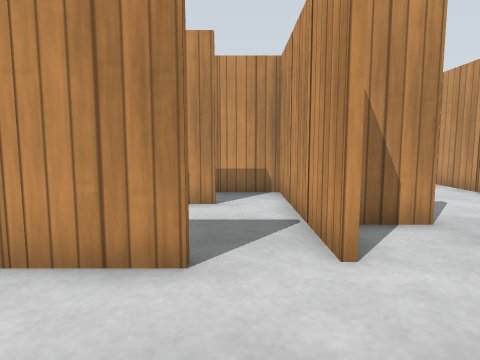
view 1 (above)

24 first-person views from a walk through a world built for the Gazebo simulator. The camera is 0.68 m above the floor, tilts 6° down and sees 75° across. The floor is counted in squares, 0.5 m on a side. Each view is taken from the middle of a square. On the plan, view 1 faces up. The plan holds only what a view shows up to about 14 squares ahead; the rest is blank. Simple patterns stand in for the simulator's built-in surfaces.

view 2
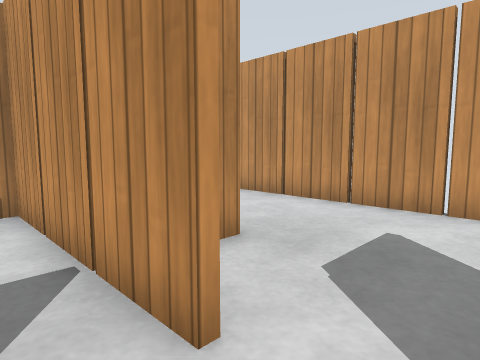

view 3
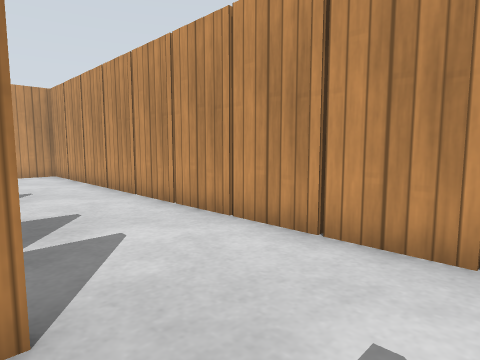

view 4
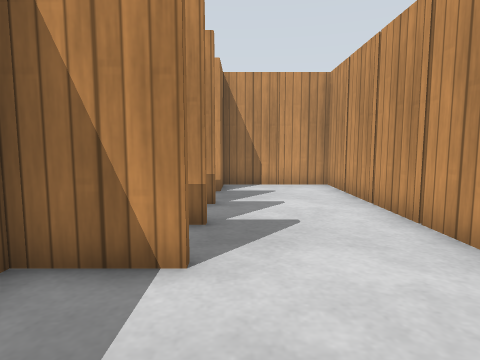

view 5
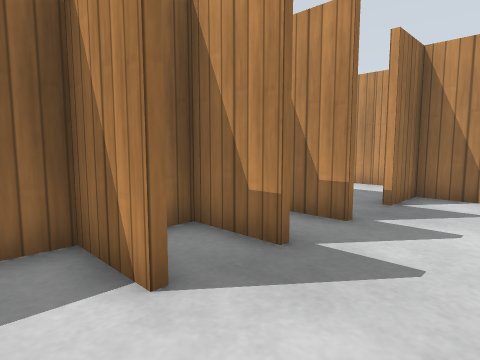

view 6
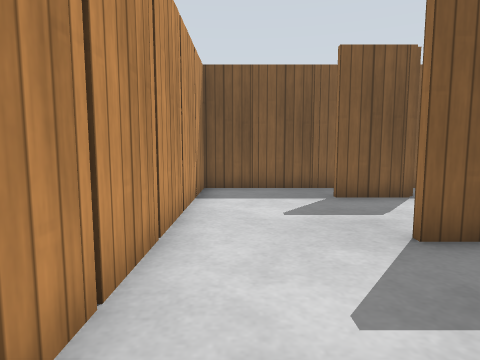

view 7
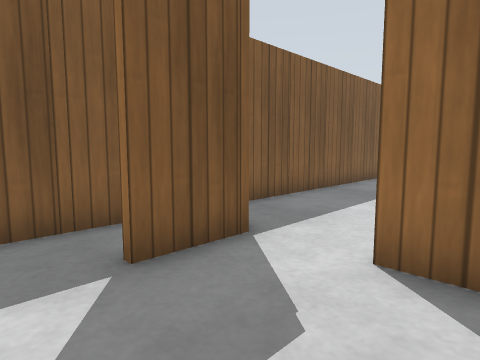

view 8
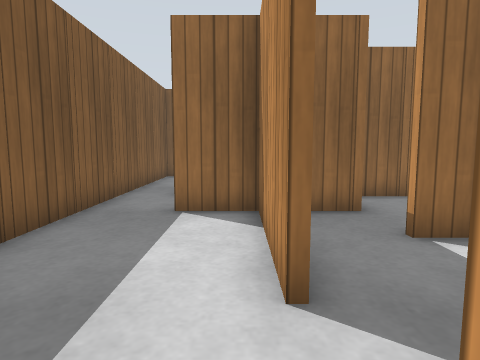

view 9
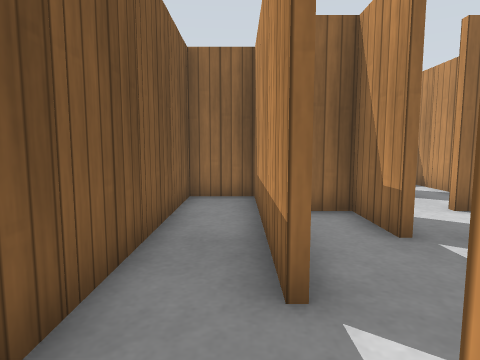

view 10
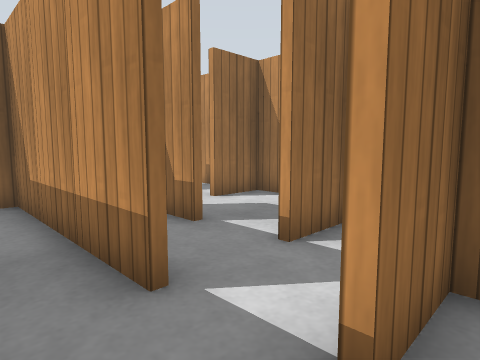

view 11
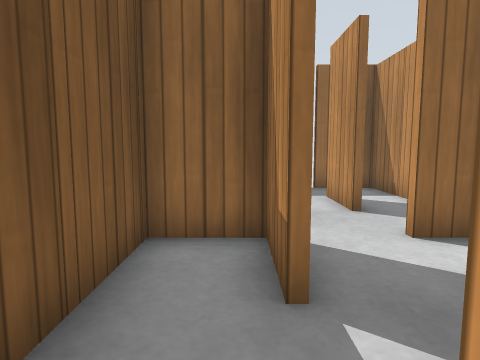

view 12
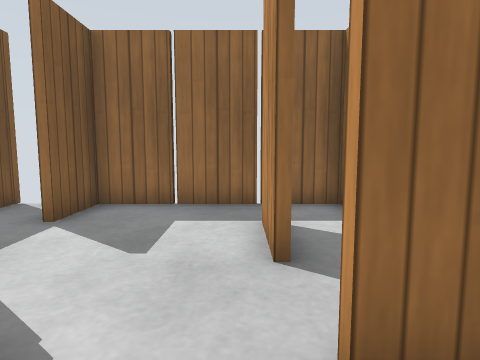

view 13
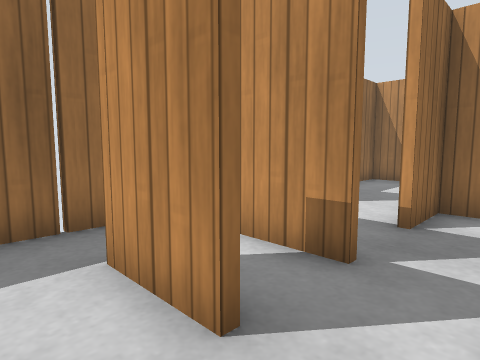

view 14
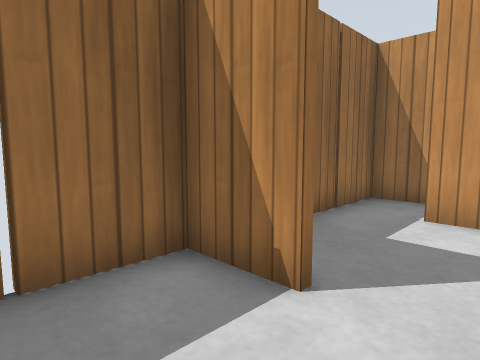

view 15
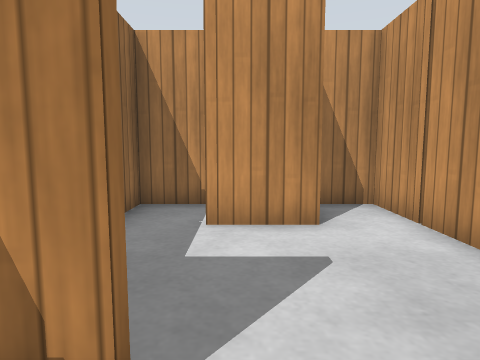

view 16
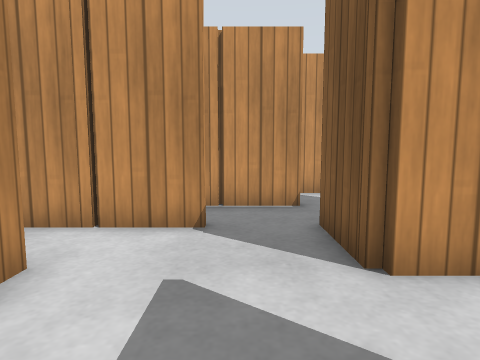

view 17
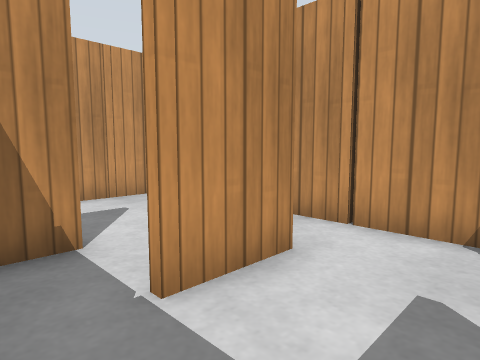

view 18
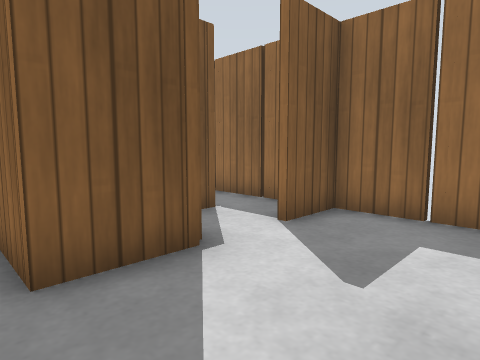

view 19
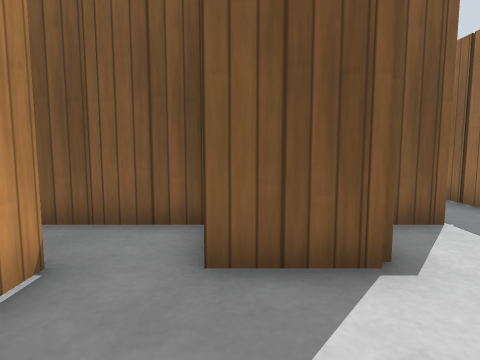

view 20
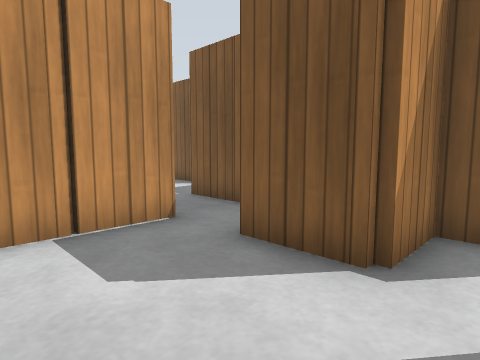

view 21
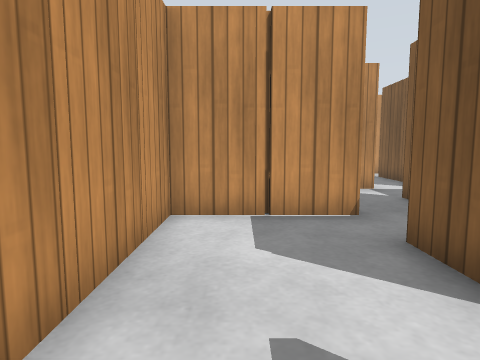

view 22
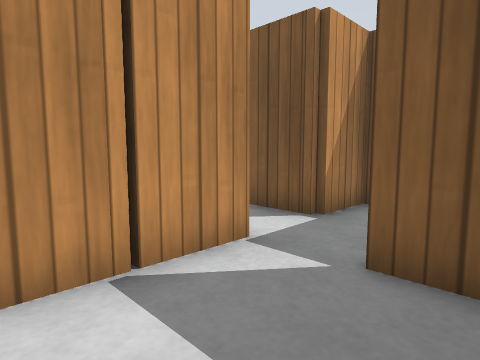

view 23
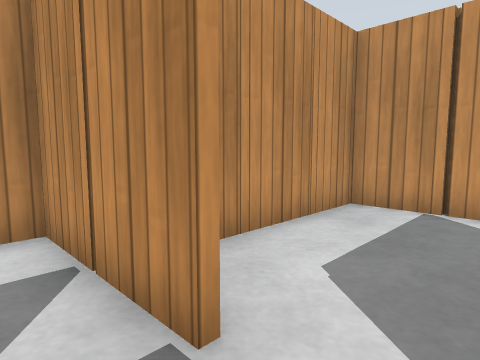

view 24
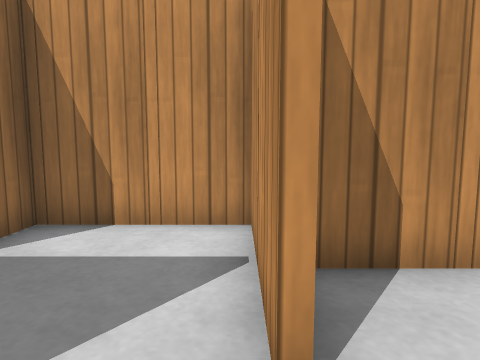

### Floor plan
Points are (right, up) in squares from view 1. A wall is a line through its corners. A room is listed if a view was taken in it or the views show most of it. See-through windows are left out.
Room 1 (views 1, 2, 3, 4, 5, 6, 7, 8, 9, 10, 11, 12, 13, 14, 15, 16, 17, 18, 19, 20, 21, 22, 23, 24)
walls: (-4.8, 11.5) (-4.8, 13.5); (-6.8, 10.5) (-6.8, 11.2); (-4.5, 13.6) (-2.5, 13.6); (-6.6, 7.8) (-6.6, 3.5); (-8.8, 11.5) (-8.8, 13.5); (-1.6, 13.6) (-0.8, 13.6); (-4.8, 15.5) (-4.8, 19.4) (-7.5, 19.4); (-2.6, 6.5) (-2.6, 5.5); (-7.6, 15.6) (-6.5, 15.6); (-4.6, 5.6) (-4.6, 1.5); (-0.5, 7.4) (-1.2, 7.4); (-10.8, 13.5) (-10.8, 17.4) (-11.6, 17.4); (-9.6, 15.6) (-8.5, 15.6); (-10.6, 7.5) (-10.6, 5.5); (-11.6, 11.6) (-10.5, 11.6); (1.4, 13.5) (1.4, 10.5); (1.2, 14.9) (1.2, 17.4) (-3.6, 17.4); (-8.8, 17.5) (-8.8, 21.4) (-13.4, 21.4); (-12.6, 11.5) (-12.6, 9.5); (-12.8, 10.4) (-12.8, 11.5); (-12.5, 7.4) (-16.4, 7.4) (-16.4, 1.6) (-14.5, 1.6); (-8.5, 3.4) (-10.6, 3.4) (-10.6, 1.5); (3.5, 11.4) (1.5, 11.4); (-12.5, 15.4) (-13.6, 15.4); (-0.5, 3.4) (-4.5, 3.4); (3.5, 13.4) (2.5, 13.4); (1.4, 4.6) (1.4, 3.5); (-12.8, 15.6) (-12.8, 17.5); (-8.6, 19.5) (-8.6, 18.5); (2.5, 5.6) (3.5, 5.6); (-12.5, 5.4) (-13.5, 5.4); (-14.5, 11.4) (-16.4, 11.4) (-16.4, 9.4); (3.5, 15.4) (2.5, 15.4); (-6.5, 1.4) (-12.6, 1.4) (-12.6, -0.4) (-1.4, -0.4); (1.2, 3.5) (1.2, 9.4) (-0.8, 9.4); (-12.5, 17.6) (-10.6, 17.6) (-10.6, 16.5); (3.5, 5.4) (2.4, 5.4); (-9.5, 1.6) (-8.4, 1.6); (1.5, 1.6) (3.5, 1.6); (-14.5, 17.4) (-16.5, 17.4); (3.4, 19.5) (3.4, 17.5); (1.5, 21.4) (0.6, 21.4); (-16.5, 17.6) (-14.5, 17.6); (-16.4, 19.5) (-16.4, 12.9); (3.5, -0.4) (7.2, -0.4) (7.2, 19.4) (4.5, 19.4); (-16.5, -0.4) (-15.9, -0.4)
objects: wooden post (-17, -1) to (-17, 0); wooden post (-17, 4); wooden post (-17, 6); wooden post (-17, 10); wooden post (-17, 14); wooden post (-17, 16); wooden post (-17, 20); wooden post (-14, 6); wooden post (-14, 8); wooden post (-14, 16); wooden post (-12, 2); wooden post (-12, 12); wooden post (-12, 18); wooden post (-12, 22); wooden post (-11, -1); wooden post (-11, 16); wooden post (-10, 2); wooden post (-10, 4); wooden post (-10, 8); other object (-10, 16); wooden post (-10, 22); wooden post (-9, -1); wooden post (-9, 14); wooden post (-9, 20); wooden post (-8, 2); wooden post (-8, 14); wooden post (-8, 16); wooden post (-8, 20); wooden post (-7, -1); wooden post (-6, 20); wooden post (-5, -1); wooden post (-5, 18); wooden post (-4, 4); wooden post (-4, 14); other object (-4, 18); wooden post (-3, -1); wooden post (-2, 4); wooden post (-2, 14); wooden post (-2, 18); wooden post (0, 10); wooden post (0, 18); wooden post (1, 6); wooden post (1, 8); wooden post (1, 16); wooden post (2, 2); wooden post (2, 12); wooden post (2, 14); wooden post (2, 16); wooden post (2, 22); wooden post (3, -1); wooden post (4, 20); wooden post (5, -1); wooden post (6, 20); wooden post (7, 2); wooden post (7, 4); wooden post (7, 6); wooden post (7, 8); wooden post (7, 10); wooden post (7, 12); wooden post (7, 14); wooden post (7, 16); wooden post (7, 18)

Where each view was taken, in squares from view 1:
view 1: 0 up, 0 right, facing up
view 2: 2 up, 0 right, facing up-right
view 3: 3 up, 3 right, facing up-right
view 4: 8 up, 4 right, facing up
view 5: 10 up, 6 right, facing up-left
view 6: 10 up, 6 right, facing down
view 7: 5 up, 5 right, facing down-left
view 8: 3 up, 2 right, facing left
view 9: 1 up, 4 left, facing left
view 10: 0 up, 4 left, facing up-left
view 11: 3 up, 6 left, facing left
view 12: 5 up, 9 left, facing left
view 13: 4 up, 11 left, facing up-left
view 14: 9 up, 13 left, facing up-left
view 15: 10 up, 14 left, facing up
view 16: 13 up, 16 left, facing right
view 17: 13 up, 16 left, facing up-right
view 18: 21 up, 10 left, facing down-left
view 19: 21 up, 11 left, facing down
view 20: 21 up, 14 left, facing down-right
view 21: 20 up, 15 left, facing right
view 22: 19 up, 8 left, facing down-right
view 23: 14 up, 6 left, facing up-right
view 24: 14 up, 5 left, facing up
